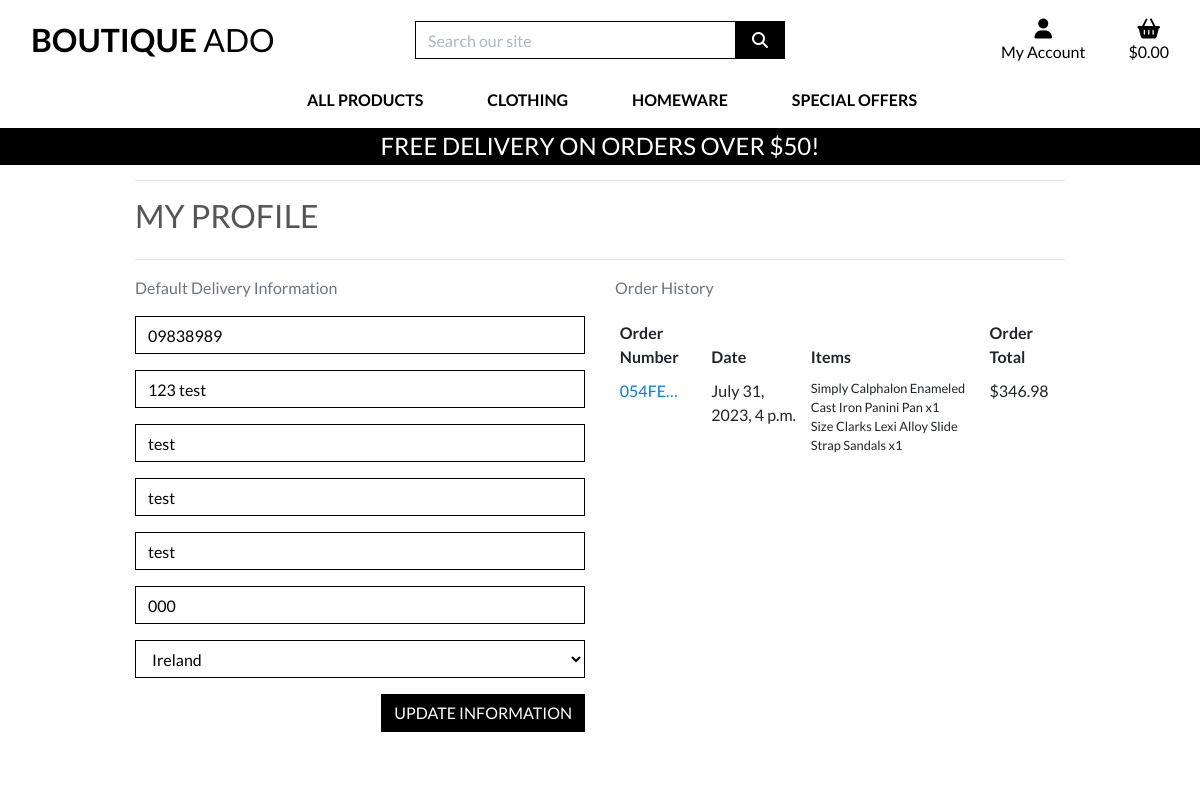
Page /profile/ (signed in) on the earlier database version.
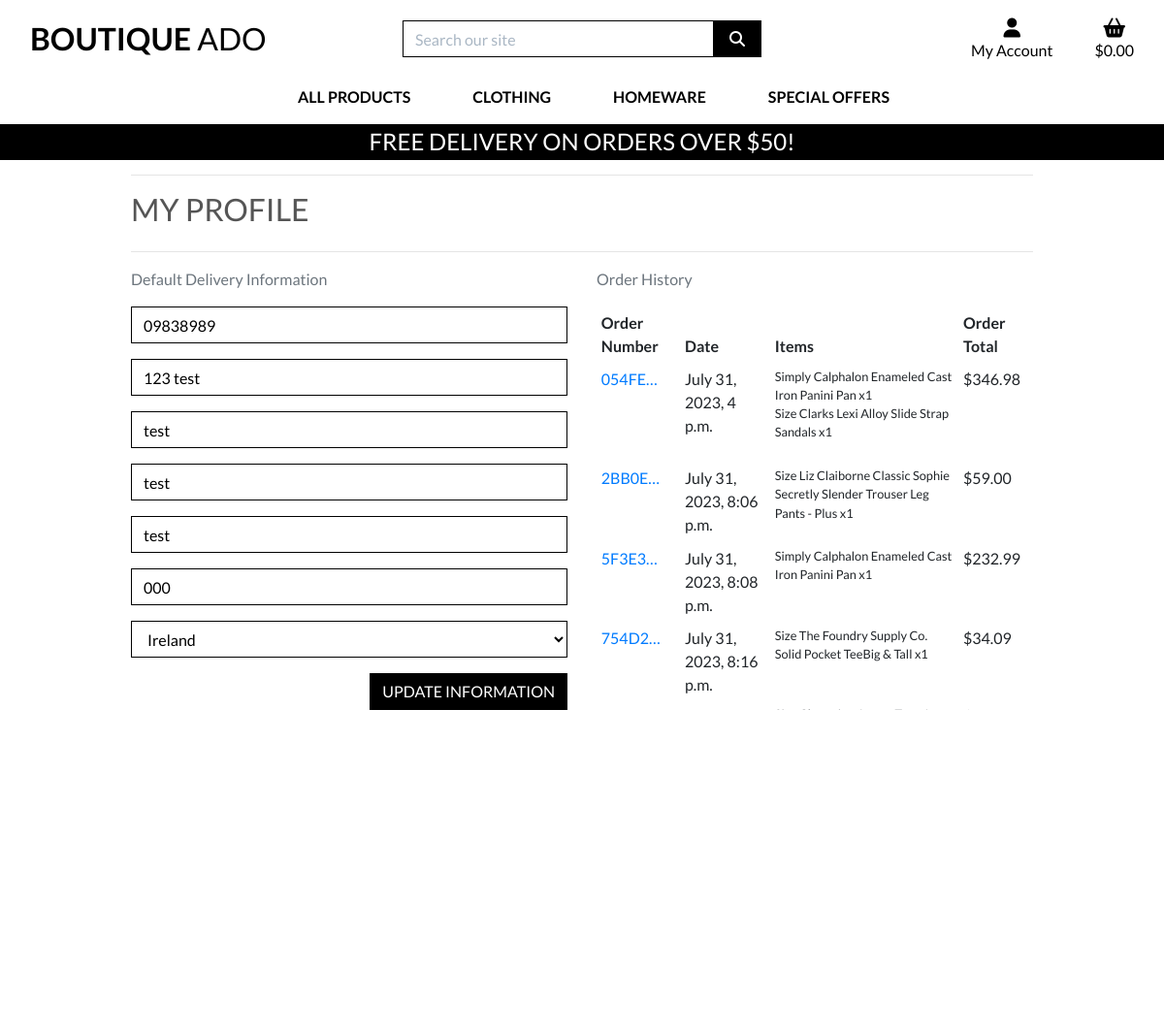
Same page on the later database version.
### profiles/models.py (models this page shows, shortened)
class UserProfile(models.Model):
    user = models.OneToOneField(User, on_delete=models.CASCADE)
    default_phone_number = models.CharField(max_length=20, null=True, blank=True)
    default_street_address1 = models.CharField(max_length=80, null=True, blank=True)
    default_street_address2 = models.CharField(max_length=80, null=True, blank=True)
    default_town_or_city = models.CharField(max_length=40, null=True, blank=True)
    default_county = models.CharField(max_length=80, null=True, blank=True)
    default_postcode = models.CharField(max_length=20, null=True, blank=True)
    default_country = CountryField(blank_label='Country', null=True, blank=True)

### checkout/models.py (models this page shows, shortened)
class Order(models.Model):
    order_number = models.CharField(max_length=32, null=False, editable=False)
    user_profile = models.ForeignKey(UserProfile, on_delete=models.SET_NULL,
                                     null=True, blank=True, related_name='orders')
    full_name = models.CharField(max_length=50, null=False, blank=False)
    email = models.EmailField(max_length=254, null=False, blank=False)
    phone_number = models.CharField(max_length=20, null=False, blank=False)
    country = CountryField(blank_label='Country *', null=False, blank=False)
    postcode = models.CharField(max_length=20, null=True, blank=True)
    town_or_city = models.CharField(max_length=40, null=False, blank=False)
    street_address1 = models.CharField(max_length=80, null=False, blank=False)
    street_address2 = models.CharField(max_length=80, null=True, blank=True)
    county = models.CharField(max_length=80, null=True, blank=True)
    date = models.DateTimeField(auto_now_add=True)
    delivery_cost = models.DecimalField(max_digits=6, decimal_places=2, null=False, default=0)
    order_total = models.DecimalField(max_digits=10, decimal_places=2, null=False, default=0)
    grand_total = models.DecimalField(max_digits=10, decimal_places=2, null=False, default=0)
    original_basket = models.TextField(null=False, blank=False, default='')
    stripe_pid = models.CharField(max_length=254, null=False, blank=False, default='')

class OrderLineItem(models.Model):
    order = models.ForeignKey(Order, null=False, blank=False, on_delete=models.CASCADE, related_name='lineitems')
    product = models.ForeignKey(Product, null=False, blank=False, on_delete=models.CASCADE)
    product_size = models.CharField(max_length=2, null=True, blank=True) # XS, S, M, L, XL
    quantity = models.IntegerField(null=False, blank=False, default=0)
    lineitem_total = models.DecimalField(max_digits=6, decimal_places=2, null=False, blank=False, editable=False)

### products/models.py (models this page shows, shortened)
class Product(models.Model):
    category = models.ForeignKey('Category', null=True, blank=True, on_delete=models.SET_NULL)
    sku = models.CharField(max_length=254, null=True, blank=True)
    name = models.CharField(max_length=254)
    description = models.TextField()
    has_sizes = models.BooleanField(default=False, null=True, blank=True)
    price = models.DecimalField(max_digits=6, decimal_places=2)
    rating = models.DecimalField(max_digits=6, decimal_places=2, null=True, blank=True)
    image_url = models.URLField(max_length=1024, null=True, blank=True)
    image = models.ImageField(null=True, blank=True)

### profiles/views.py (the view)
# urls.py: path('profile/', include('profiles.urls')),
def profile(request):
    profile = get_object_or_404(UserProfile, user=request.user)
    if request.method == 'POST':
        form = UserProfileForm(request.POST, instance=profile)
        if form.is_valid():
            form.save()
            messages.success(request, 'Profile updated successfully')
        else:
            messages.error(request, 'Update failed. Please ensure the form is valid.')
    else:
        form = UserProfileForm(instance=profile)
    orders = profile.orders.all()
    template = 'profiles/profile.html'
    context = {
        'form': form,
        'orders': orders,
        'on_profile_page': True
    }
    return render(request, template, context)

### profiles/forms.py
class UserProfileForm(forms.ModelForm):
    class Meta:
        model = UserProfile
        exclude = ('user',)
    def __init__(self, *args, **kwargs):
        super().__init__(*args, **kwargs)
        placeholders = {
            'default_phone_number': 'Phone Number',
            'default_postcode': 'Postal Code',
            'default_town_or_city': 'Town or City',
            'default_street_address1': 'Street Address 1',
            'default_street_address2': 'Street Address 2',
            'default_county': 'County, State or Locality',
        }
        self.fields['default_phone_number'].widget.attrs['autofocus'] = True
        for field in self.fields:
            if field != 'default_country':
                if self.fields[field].required:
                    placeholder = f'{placeholders[field]} *'
                else:
                    placeholder = placeholders[field]
                self.fields[field].widget.attrs['placeholder'] = placeholder
            self.fields[field].widget.attrs['class'] = 'border-black rounded-0 profile-form-input'
            self.fields[field].label = False

### basket/contexts.py (called while the page is built, shortened)
def basket_contents(request):
    basket_items = []
    total = 0
    product_count = 0
    basket = request.session.get('basket', {})
    if total < settings.FREE_DELIVERY_THRESHOLD:
        delivery = total * Decimal(settings.STANDARD_DELIVERY_PERCENTAGE / 100)
        free_delivery_delta = settings.FREE_DELIVERY_THRESHOLD - total
    else:
        delivery = 0
        free_delivery_delta = 0
    grand_total = delivery + total
    context = {
        'basket_items': basket_items,
        'total': total,
        'product_count': product_count,
        'delivery': delivery,
        'free_delivery_delta': free_delivery_delta,
        'free_delivery_threshold': settings.FREE_DELIVERY_THRESHOLD,
        'grand_total': grand_total,
    }
    return context

### profiles/templates/profiles/profile.html (shortened to what this page needs)
{% extends "base.html" %}
{% load static %}
{% block extra_css %}
    <link rel="stylesheet" href="{% static 'profiles/css/profile.css' %}">
{% endblock %}
{% block page_header %}
    <div class="container header-container">
    </div>
{% endblock %}
{% block content %}
    <div class="overlay"></div>
    <div class="container">
        <div class="row">
            <div class="col">
                <hr>
                <h2 class="logo-font mb-4">My Profile</h2>
                <hr>
            </div>
        </div>
        <div class="row">
            <div class="col-12 col-lg-6">
                <p class="text-muted">Default Delivery Information</p>
                <form class="mt-3" action="{% url 'profile' %}" method="POST" id="profile-update-form">
                    {{ form|crispy }}
                    <button class="btn btn-black rounded-0 text-uppercase float-right">Update Information</button>
                </form>
            </div>
            <div class="col-12 col-lg-6">
                <p class="text-muted">Order History</p>
                <div class="order-history table-responsive">
                    <table class="table table-sm table-borderless">
                        <thead>
                            <tr>
                                <th>Order Number</th>
                                <th>Date</th>
                                <th>Items</th>
                                <th>Order Total</th>
                            </tr>
                        </thead>
                        <tbody>
                            {% for order in orders %}
                                <tr>
                                    <td>
                                        <a href="{% url 'order_history' order.order_number %}"
                                        title="{{ order.order_number }}">
                                            {{ order.order_number|truncatechars:6 }}
                                        </a>
                                    </td>
                                    <td>{{ order.date }}</td>
                                    <td>
                                        <ul class="list-unstyled">
                                            {% for item in order.lineitems.all %}
                                                <li class="small">
                                                    {% if item.product.has_sizes %}
                                                        Size {{ item.product.size|upper }}
                                                    {% endif %}{{ item.product.name }} x{{ item.quantity }}
                                                </li>
                                            {% endfor %}
                                        </ul>
                                    </td>
                                    <td>${{ order.grand_total }}</td>
                                </tr>
                            {% endfor %}
                        </tbody>
                    </table>
                </div>
            </div>
        </div>
{% endblock %}

### templates/base.html (shortened to what this page needs)
{% load static %}
<!doctype html>
<html lang="en">
  <head>
    {% block corecss %}
        <link rel="stylesheet" href="https://stackpath.bootstrapcdn.com/bootstrap/4.4.1/css/bootstrap.min.css">
        <link rel="stylesheet" href="{% static 'css/base.css' %}">
    {% endblock %}
    {% block extra_css %}
    {% endblock %}
  </head>
  <body>
    <header class="container-fluid fixed-top">
        <div id="topnav" class="row bg-white pt-lg-2 d-none d-lg-flex">
            <div class="col-12 col-lg-4 my-auto py-1 py-lg-0 text-center text-lg-left">
                <a href="{% url 'home' %}" class="nav-link main-logo-link">
                    <h2 class="logo-font text-black my-0"><strong>Boutique</strong> Ado</h2>
                </a>
            </div>
            <div class="col-12 col-lg-4 my-auto py-1 py-lg-0">
                <form method="GET" action="{% url 'products' %}">
                    <div class="input-group w-100">
                        <input class="form-control border border-black rounded-0" type="text" name="q" placeholder="Search our site">
                        <div class="input-group-append">
                            <button class="form-control btn btn-black border border-black rounded-0" type="submit">
                                <span class="icon">
                                    <i class="fas fa-search"></i>
                                </span>
                            </button>
                        </div>
                    </div>
                </form>
            </div>
            <div class="col-12 col-lg-4 my-auto py-1 py-lg-0">
                <ul class="list-inline list-unstyled text-center text-lg-right my-0">
                    <li class="list-inline-item dropdown">
                        <a class="text-black nav-link" href="#" id="user-options" data-toggle="dropdown" aria-haspopup="true" aria-expanded="false">
                            <div class="text-center">
                                <div><i class="fas fa-user fa-lg"></i></div>
                                <p class="my-0">My Account</p>
                            </div>
                        </a>
                    </li>
                    <li class="list-inline-item">
                        <a class="{% if grand_total %}text-info font-weight-bold{% else %}text-black{% endif %} nav-link" href="{% url 'view_basket' %}">
                            <div class="text-center">
                                <div><i class="fas fa-shopping-basket fa-lg"></i></div>
                                <p class="my-0">
                                    {% if grand_total %}
                                        ${{ grand_total|floatformat:2 }}
                                    {% else %}
                                        $0.00
                                    {% endif %}
                                </p>
                            </div>
                        </a>
                    </li>
                </ul>
            </div>
        </div>
        <div class="row bg-white">
            <nav class="navbar navbar-expand-lg navbar-light w-100">
                {% include 'includes/main-nav.html' %}
            </nav>
        </div>
        <div id="delivery-banner" class="row text-center">
            <div class="col bg-black text-white">
                <h4 class="logo-font my-1">Free delivery on orders over ${{ free_delivery_threshold }}!</h4>
            </div>
        </div>
    </header>
    {% block page_header %}
    {% endblock %}
    {% block content %}
    {% endblock %}
  </body>
</html>

### templates/includes/main-nav.html (shortened to what this page needs)
<div class="collapse navbar-collapse" id="main-nav">
    <ul class="navbar-nav w-auto mx-auto">
        <li class="nav-item dropdown">
            <a class="logo-font font-weight-bold nav-link text-black mr-5" href="#" id="all-products-link" data-toggle="dropdown" aria-haspopup="true" aria-expanded="false">
                All Products
            </a>
        </li>
        <li class="nav-item dropdown">
            <a class="logo-font font-weight-bold nav-link text-black mr-5" href="#" id="clothing-link" data-toggle="dropdown" aria-haspopup="true" aria-expanded="false">
                Clothing
            </a>
        </li>
        <li class="nav-item dropdown">
            <a class="logo-font font-weight-bold nav-link text-black mr-5" href="#" id="homeware-link" data-toggle="dropdown" aria-haspopup="true" aria-expanded="false">
                Homeware
            </a>
        </li>
        <li class="nav-item dropdown">
            <a class="logo-font font-weight-bold nav-link text-black" href="#" id="specials-link" data-toggle="dropdown" aria-haspopup="true" aria-expanded="false">
                Special Offers
            </a>
        </li>
    </ul>
</div>

### static/css/base.css (style rules this page uses)
html { height: 100%; }
body { background: url('/media/homepage_background_cropped.jpg') no-repeat center center fixed; background-size: cover; height: calc(100vh - 164px); color: #555; font-family: 'Lato'; }
.icon { align-items: center; display: inline-flex; justify-content: center; height: 1.5rem; width: 1.5rem; }
.logo-font { text-transform: uppercase; }
.main-logo-link { width: fit-content; }
.btn-black { background: black; color: white; }
.text-black { color: #000 !important; }
.border-black { border: 1px solid black !important; }
.bg-black { background: #000 !important; }
.overlay { height: 100%; width: 100%; top: 0; left: 0; position: fixed; background: white; z-index: -1; }
input[name='q']::placeholder { color: #aab7c4; }
@media (min-width: 1200px) { .container { max-width: 80%; } }
@media (min-width: 992px) { .header-container { padding-top: 164px; } }

### profiles/static/profiles/css/profile.css (style rules this page uses)
.order-history { max-height: 416px; overflow-y: auto; }
#profile-update-form .form-control { color: #000; }
#profile-update-form input::placeholder { color: #aab7c4; }
#id_default_country, #id_default_country option:not(:first-child) { color: #000; }

Differences in the rows shown:
added Order: order_number "2BB0E…", date "July 31, 2023, 8:06 p.m.", grand_total "59.00"
added OrderLineItem: product.name "Liz Claiborne Classic Sophie Secretly Slender Trouser Leg Pants - Plus", quantity "1", shown under "2BB0E…"
added Order: order_number "5F3E3…", date "July 31, 2023, 8:08 p.m.", grand_total "232.99"
added OrderLineItem: product.name "Simply Calphalon Enameled Cast Iron Panini Pan", quantity "1", shown under "5F3E3…"
added Order: order_number "754D2…", date "July 31, 2023, 8:16 p.m.", grand_total "34.09"
added OrderLineItem: product.name "The Foundry Supply Co. Solid Pocket TeeBig & Tall", quantity "1", shown under "754D2…"
